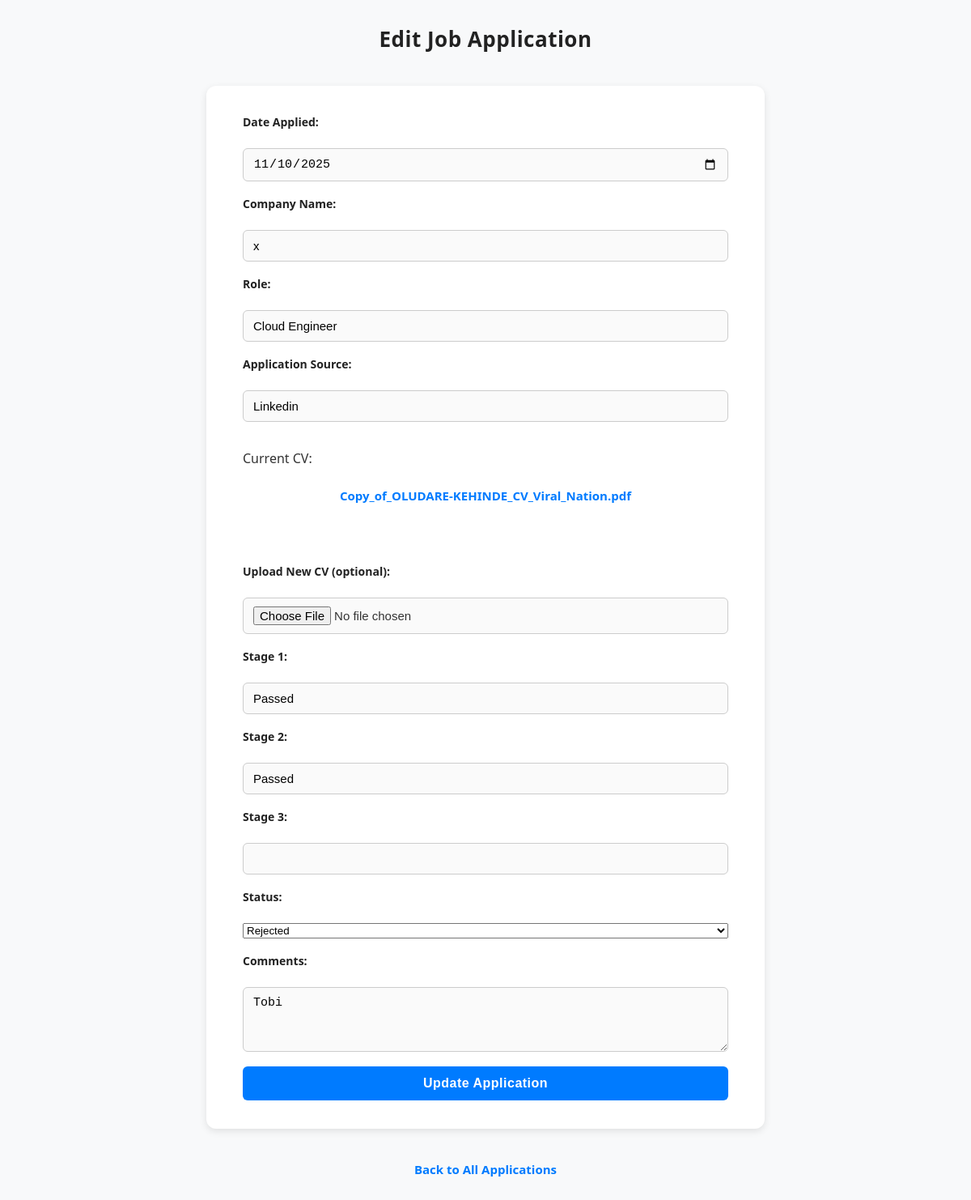
Page /update/5 on the committed database.
### tables this page shows
CREATE TABLE jobApplications (
				id INTEGER PRIMARY KEY AUTOINCREMENT,
				date_applied TEXT, 
				company_name TEXT, 
				role TEXT, 
				application_source TEXT, 
				cv_filename TEXT, 
				stage1 TEXT, 
				stage2 TEXT, 
				stage3 TEXT, 
				status TEXT, 
				comments TEXT
			);

### app.py (the view, shortened to what this page needs)
@app.route('/update/<int:app_id>', methods=['GET','POST'])
def edit_application(app_id):
    with sqlite3.connect(db_main) as conn:
        conn.row_factory = sqlite3.Row
        c = conn.cursor()
        c.execute('SELECT * FROM jobApplications WHERE id=?', (app_id,))
        app_data = c.fetchone()
    return render_template('edit.html', app=app_data)

### templates/edit.html (shortened to what this page needs)
<!DOCTYPE html>
<html lang="en">
<head>
  <link rel="stylesheet" href="{{ url_for('static', filename='style.css') }}">
</head>
<body>
  <h2>Edit Job Application</h2>
  <form action="{{ url_for('edit_application', app_id=app.id) }}" method="POST" enctype="multipart/form-data">
    <label>Date Applied:</label>
    <input type="date" name="date_applied" value="{{ app.date_applied | default('') }}">
    <label>Company Name:</label>
    <input type="text" name="company" value="{{ app.company_name | default('') }}">
    <label>Role:</label>
    <input type="text" name="role" value="{{ app.role | default('') }}">
    <label>Application Source:</label>
    <input type="text" name="source" value="{{ app.application_source | default('') }}">
    {% if app.cv_filename %}
      <p>Current CV: <a href="{{ url_for('static', filename='../uploads/' + app.cv_filename) }}" target="_blank">{{ app.cv_filename }}</a></p>
    {% else %}
      <p>No CV uploaded</p>
    {% endif %}
    <label>Upload New CV (optional):</label>
    <input type="file" name="cv" accept=".pdf,.docx">
    <label>Stage 1:</label>
    <input type="text" name="stage1" value="{{ app.stage1 | default('') }}">
    <label>Stage 2:</label>
    <input type="text" name="stage2" value="{{ app.stage2 | default('') }}">
    <label>Stage 3:</label>
    <input type="text" name="stage3" value="{{ app.stage3 | default('') }}">
    <label>Status:</label>
                <select name="status" required>
                <option value="Rejected" {% if app.status == 'Rejected' %}selected{% endif %}>Rejected</option>
                </select>
    <label>Comments:</label>
    <textarea name="comments">{{ app.comments | default('') }}</textarea>
    <button type="submit">Update Application</button>
  </form>
  <a href="{{ url_for('view_applications') }}">Back to All Applications</a>
</body>
</html>

### static/style.css (style rules this page uses)
body { font-family: "Segoe UI", Roboto, Arial, sans-serif; background-color: #f8f9fa; color: #333; margin: 0; padding: 0; }
h2 { text-align: center; margin-top: 30px; font-size: 26px; color: #222; letter-spacing: 0.5px; }
form { background: #fff; max-width: 600px; margin: 40px auto; padding: 35px 45px; border-radius: 12px; box-shadow: 0 3px 10px rgba(0, 0, 0, 0.1); display: flex; flex-direction: column; gap: 18px; }
label { font-weight: 600; font-size: 14px; margin-bottom: 5px; color: #222; }
input[type="text"], input[type="date"], input[type="file"], textarea { padding: 10px 12px; border: 1px solid #ccc; border-radius: 6px; font-size: 15px; width: 100%; box-sizing: border-box; background-color: #fafafa; transition: border-color 0.2s ease, background-color 0.2s ease; }
textarea { resize: vertical; min-height: 80px; }
button { background-color: #007bff; color: #fff; font-size: 16px; padding: 12px; border: none; border-radius: 6px; cursor: pointer; font-weight: 600; letter-spacing: 0.5px; transition: background-color 0.2s ease-in-out, transform 0.1s ease-in-out; }
a { display: block; text-align: center; margin: 25px auto 40px; color: #007bff; text-decoration: none; font-weight: 600; font-size: 15px; }

### rows in the picture
jobApplications: date_applied "11/10/2025", company "x", role "Cloud Engineer", source "Linkedin", cv_filename "Copy_of_OLUDARE-KEHINDE_CV_Viral_Nation.pdf", stage1 "Passed", stage2 "Passed", status "Rejected", comments "Tobi"
